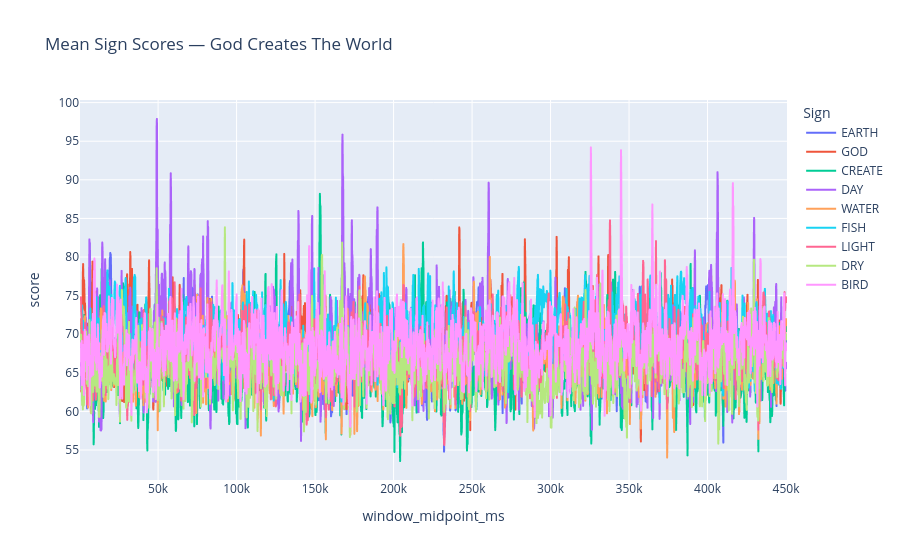
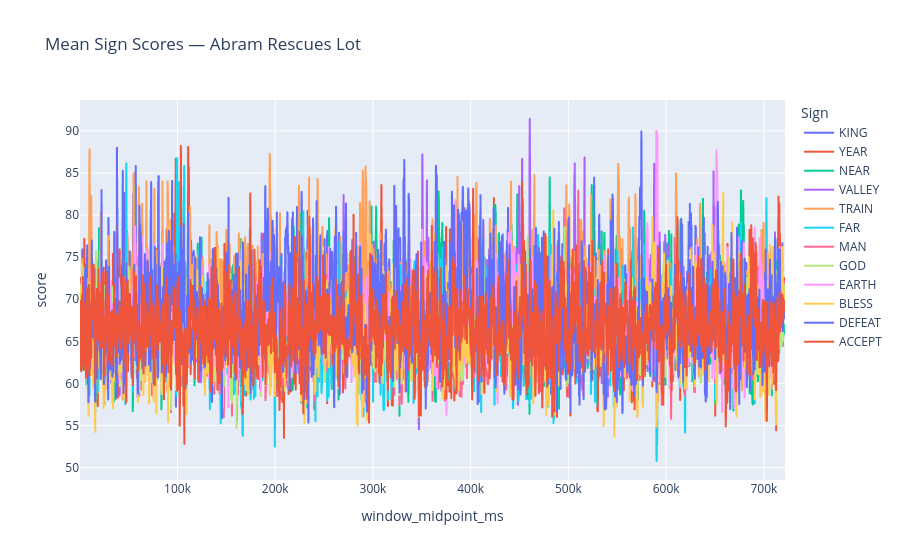
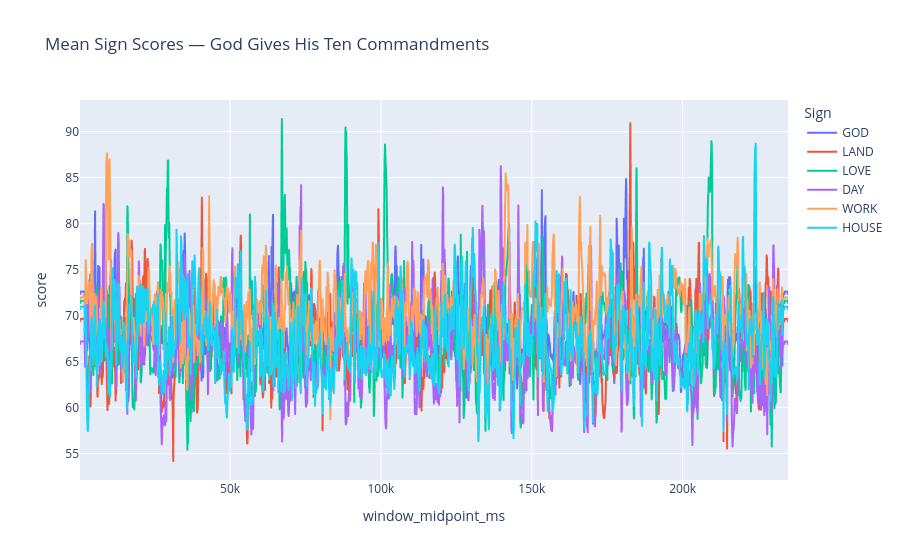
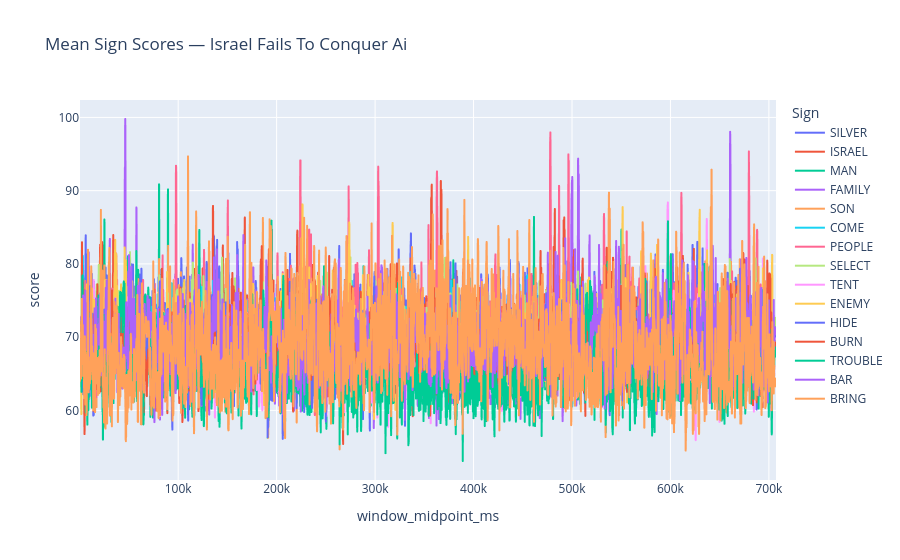

These figures' notebook cell, in order:
### Markdown cell above
#### Plot peaks

### Code cell
import plotly.express as px

# group by cbt_number + cbt_video_type
for (cbt_number, cbt_video_type), group_df in results_df.groupby(["cbt_number", "cbt_video_type"]):
    assert len(group_df['title'].unique()) ==1
    video_title = group_df['title'].unique()[0]
    fig = px.line(
        group_df,
        x="window_midpoint_ms",
        y="score",
        color="Sign",
        title=f"Mean Sign Scores — {video_title}",
    )
    fig.show()

### Figure 1 — Plotly figure (JSON) as saved in the notebook; plotly's stock layout.template omitted (floating-point values rounded to 4 significant figures; data arrays with more than 128 entries replaced by an {"elided": "..."} marker saying what was removed)
{"data": [{"hovertemplate": "Sign=EARTH<br>window_midpoint_ms=%{x}<br>score=%{y}<extra></extra>", "legendgroup": "EARTH", "line": {"color": "#636efa", "dash": "solid"}, "marker": {"symbol": "circle"}, "mode": "lines", "name": "EARTH", "showlegend": true, "type": "scattergl", "x": {"elided": "4505 int values"}, "xaxis": "x", "y": {"elided": "4505 float values"}, "yaxis": "y"}, {"hovertemplate": "Sign=GOD<br>window_midpoint_ms=%{x}<br>score=%{y}<extra></extra>", "legendgroup": "GOD", "line": {"color": "#EF553B", "dash": "solid"}, "marker": {"symbol": "circle"}, "mode": "lines", "name": "GOD", "showlegend": true, "type": "scattergl", "x": {"elided": "4505 int values"}, "xaxis": "x", "y": {"elided": "4505 float values"}, "yaxis": "y"}, {"hovertemplate": "Sign=CREATE<br>window_midpoint_ms=%{x}<br>score=%{y}<extra></extra>", "legendgroup": "CREATE", "line": {"color": "#00cc96", "dash": "solid"}, "marker": {"symbol": "circle"}, "mode": "lines", "name": "CREATE", "showlegend": true, "type": "scattergl", "x": {"elided": "4505 int values"}, "xaxis": "x", "y": {"elided": "4505 float values"}, "yaxis": "y"}, {"hovertemplate": "Sign=DAY<br>window_midpoint_ms=%{x}<br>score=%{y}<extra></extra>", "legendgroup": "DAY", "line": {"color": "#ab63fa", "dash": "solid"}, "marker": {"symbol": "circle"}, "mode": "lines", "name": "DAY", "showlegend": true, "type": "scattergl", "x": {"elided": "4505 int values"}, "xaxis": "x", "y": {"elided": "4505 float values"}, "yaxis": "y"}, {"hovertemplate": "Sign=WATER<br>window_midpoint_ms=%{x}<br>score=%{y}<extra></extra>", "legendgroup": "WATER", "line": {"color": "#FFA15A", "dash": "solid"}, "marker": {"symbol": "circle"}, "mode": "lines", "name": "WATER", "showlegend": true, "type": "scattergl", "x": {"elided": "4505 int values"}, "xaxis": "x", "y": {"elided": "4505 float values"}, "yaxis": "y"}, {"hovertemplate": "Sign=FISH<br>window_midpoint_ms=%{x}<br>score=%{y}<extra></extra>", "legendgroup": "FISH", "line": {"color": "#19d3f3", "dash": "solid"}, "marker": {"symbol": "circle"}, "mode": "lines", "name": "FISH", "showlegend": true, "type": "scattergl", "x": {"elided": "4505 int values"}, "xaxis": "x", "y": {"elided": "4505 float values"}, "yaxis": "y"}, {"hovertemplate": "Sign=LIGHT<br>window_midpoint_ms=%{x}<br>score=%{y}<extra></extra>", "legendgroup": "LIGHT", "line": {"color": "#FF6692", "dash": "solid"}, "marker": {"symbol": "circle"}, "mode": "lines", "name": "LIGHT", "showlegend": true, "type": "scattergl", "x": {"elided": "4505 int values"}, "xaxis": "x", "y": {"elided": "4505 float values"}, "yaxis": "y"}, {"hovertemplate": "Sign=DRY<br>window_midpoint_ms=%{x}<br>score=%{y}<extra></extra>", "legendgroup": "DRY", "line": {"color": "#B6E880", "dash": "solid"}, "marker": {"symbol": "circle"}, "mode": "lines", "name": "DRY", "showlegend": true, "type": "scattergl", "x": {"elided": "4505 int values"}, "xaxis": "x", "y": {"elided": "4505 float values"}, "yaxis": "y"}, {"hovertemplate": "Sign=BIRD<br>window_midpoint_ms=%{x}<br>score=%{y}<extra></extra>", "legendgroup": "BIRD", "line": {"color": "#FF97FF", "dash": "solid"}, "marker": {"symbol": "circle"}, "mode": "lines", "name": "BIRD", "showlegend": true, "type": "scattergl", "x": {"elided": "4505 int values"}, "xaxis": "x", "y": {"elided": "4505 float values"}, "yaxis": "y"}], "layout": {"legend": {"title": {"text": "Sign"}, "tracegroupgap": 0}, "title": {"text": "Mean Sign Scores — God Creates The World"}, "xaxis": {"anchor": "y", "domain": [0, 1], "title": {"text": "window_midpoint_ms"}}, "yaxis": {"anchor": "x", "domain": [0, 1], "title": {"text": "score"}}}}

### Figure 2 — Plotly figure (JSON) as saved in the notebook; plotly's stock layout.template omitted (floating-point values rounded to 4 significant figures; data arrays with more than 128 entries replaced by an {"elided": "..."} marker saying what was removed)
{"data": [{"hovertemplate": "Sign=KING<br>window_midpoint_ms=%{x}<br>score=%{y}<extra></extra>", "legendgroup": "KING", "line": {"color": "#636efa", "dash": "solid"}, "marker": {"symbol": "circle"}, "mode": "lines", "name": "KING", "showlegend": true, "type": "scattergl", "x": {"elided": "7215 int values"}, "xaxis": "x", "y": {"elided": "7215 float values"}, "yaxis": "y"}, {"hovertemplate": "Sign=YEAR<br>window_midpoint_ms=%{x}<br>score=%{y}<extra></extra>", "legendgroup": "YEAR", "line": {"color": "#EF553B", "dash": "solid"}, "marker": {"symbol": "circle"}, "mode": "lines", "name": "YEAR", "showlegend": true, "type": "scattergl", "x": {"elided": "7215 int values"}, "xaxis": "x", "y": {"elided": "7215 float values"}, "yaxis": "y"}, {"hovertemplate": "Sign=NEAR<br>window_midpoint_ms=%{x}<br>score=%{y}<extra></extra>", "legendgroup": "NEAR", "line": {"color": "#00cc96", "dash": "solid"}, "marker": {"symbol": "circle"}, "mode": "lines", "name": "NEAR", "showlegend": true, "type": "scattergl", "x": {"elided": "7215 int values"}, "xaxis": "x", "y": {"elided": "7215 float values"}, "yaxis": "y"}, {"hovertemplate": "Sign=VALLEY<br>window_midpoint_ms=%{x}<br>score=%{y}<extra></extra>", "legendgroup": "VALLEY", "line": {"color": "#ab63fa", "dash": "solid"}, "marker": {"symbol": "circle"}, "mode": "lines", "name": "VALLEY", "showlegend": true, "type": "scattergl", "x": {"elided": "7215 int values"}, "xaxis": "x", "y": {"elided": "7215 float values"}, "yaxis": "y"}, {"hovertemplate": "Sign=TRAIN<br>window_midpoint_ms=%{x}<br>score=%{y}<extra></extra>", "legendgroup": "TRAIN", "line": {"color": "#FFA15A", "dash": "solid"}, "marker": {"symbol": "circle"}, "mode": "lines", "name": "TRAIN", "showlegend": true, "type": "scattergl", "x": {"elided": "7215 int values"}, "xaxis": "x", "y": {"elided": "7215 float values"}, "yaxis": "y"}, {"hovertemplate": "Sign=FAR<br>window_midpoint_ms=%{x}<br>score=%{y}<extra></extra>", "legendgroup": "FAR", "line": {"color": "#19d3f3", "dash": "solid"}, "marker": {"symbol": "circle"}, "mode": "lines", "name": "FAR", "showlegend": true, "type": "scattergl", "x": {"elided": "7215 int values"}, "xaxis": "x", "y": {"elided": "7215 float values"}, "yaxis": "y"}, {"hovertemplate": "Sign=MAN<br>window_midpoint_ms=%{x}<br>score=%{y}<extra></extra>", "legendgroup": "MAN", "line": {"color": "#FF6692", "dash": "solid"}, "marker": {"symbol": "circle"}, "mode": "lines", "name": "MAN", "showlegend": true, "type": "scattergl", "x": {"elided": "7215 int values"}, "xaxis": "x", "y": {"elided": "7215 float values"}, "yaxis": "y"}, {"hovertemplate": "Sign=GOD<br>window_midpoint_ms=%{x}<br>score=%{y}<extra></extra>", "legendgroup": "GOD", "line": {"color": "#B6E880", "dash": "solid"}, "marker": {"symbol": "circle"}, "mode": "lines", "name": "GOD", "showlegend": true, "type": "scattergl", "x": {"elided": "7215 int values"}, "xaxis": "x", "y": {"elided": "7215 float values"}, "yaxis": "y"}, {"hovertemplate": "Sign=EARTH<br>window_midpoint_ms=%{x}<br>score=%{y}<extra></extra>", "legendgroup": "EARTH", "line": {"color": "#FF97FF", "dash": "solid"}, "marker": {"symbol": "circle"}, "mode": "lines", "name": "EARTH", "showlegend": true, "type": "scattergl", "x": {"elided": "7215 int values"}, "xaxis": "x", "y": {"elided": "7215 float values"}, "yaxis": "y"}, {"hovertemplate": "Sign=BLESS<br>window_midpoint_ms=%{x}<br>score=%{y}<extra></extra>", "legendgroup": "BLESS", "line": {"color": "#FECB52", "dash": "solid"}, "marker": {"symbol": "circle"}, "mode": "lines", "name": "BLESS", "showlegend": true, "type": "scattergl", "x": {"elided": "7215 int values"}, "xaxis": "x", "y": {"elided": "7215 float values"}, "yaxis": "y"}, {"hovertemplate": "Sign=DEFEAT<br>window_midpoint_ms=%{x}<br>score=%{y}<extra></extra>", "legendgroup": "DEFEAT", "line": {"color": "#636efa", "dash": "solid"}, "marker": {"symbol": "circle"}, "mode": "lines", "name": "DEFEAT", "showlegend": true, "type": "scattergl", "x": {"elided": "7215 int values"}, "xaxis": "x", "y": {"elided": "7215 float values"}, "yaxis": "y"}, {"hovertemplate": "Sign=ACCEPT<br>window_midpoint_ms=%{x}<br>score=%{y}<extra></extra>", "legendgroup": "ACCEPT", "line": {"color": "#EF553B", "dash": "solid"}, "marker": {"symbol": "circle"}, "mode": "lines", "name": "ACCEPT", "showlegend": true, "type": "scattergl", "x": {"elided": "7215 int values"}, "xaxis": "x", "y": {"elided": "7215 float values"}, "yaxis": "y"}], "layout": {"legend": {"title": {"text": "Sign"}, "tracegroupgap": 0}, "title": {"text": "Mean Sign Scores — Abram Rescues Lot"}, "xaxis": {"anchor": "y", "domain": [0, 1], "title": {"text": "window_midpoint_ms"}}, "yaxis": {"anchor": "x", "domain": [0, 1], "title": {"text": "score"}}}}

### Figure 3 — Plotly figure (JSON) as saved in the notebook; plotly's stock layout.template omitted (floating-point values rounded to 4 significant figures; data arrays with more than 128 entries replaced by an {"elided": "..."} marker saying what was removed)
{"data": [{"hovertemplate": "Sign=GOD<br>window_midpoint_ms=%{x}<br>score=%{y}<extra></extra>", "legendgroup": "GOD", "line": {"color": "#636efa", "dash": "solid"}, "marker": {"symbol": "circle"}, "mode": "lines", "name": "GOD", "showlegend": true, "type": "scattergl", "x": {"elided": "2348 int values"}, "xaxis": "x", "y": {"elided": "2348 float values"}, "yaxis": "y"}, {"hovertemplate": "Sign=LAND<br>window_midpoint_ms=%{x}<br>score=%{y}<extra></extra>", "legendgroup": "LAND", "line": {"color": "#EF553B", "dash": "solid"}, "marker": {"symbol": "circle"}, "mode": "lines", "name": "LAND", "showlegend": true, "type": "scattergl", "x": {"elided": "2348 int values"}, "xaxis": "x", "y": {"elided": "2348 float values"}, "yaxis": "y"}, {"hovertemplate": "Sign=LOVE<br>window_midpoint_ms=%{x}<br>score=%{y}<extra></extra>", "legendgroup": "LOVE", "line": {"color": "#00cc96", "dash": "solid"}, "marker": {"symbol": "circle"}, "mode": "lines", "name": "LOVE", "showlegend": true, "type": "scattergl", "x": {"elided": "2348 int values"}, "xaxis": "x", "y": {"elided": "2348 float values"}, "yaxis": "y"}, {"hovertemplate": "Sign=DAY<br>window_midpoint_ms=%{x}<br>score=%{y}<extra></extra>", "legendgroup": "DAY", "line": {"color": "#ab63fa", "dash": "solid"}, "marker": {"symbol": "circle"}, "mode": "lines", "name": "DAY", "showlegend": true, "type": "scattergl", "x": {"elided": "2348 int values"}, "xaxis": "x", "y": {"elided": "2348 float values"}, "yaxis": "y"}, {"hovertemplate": "Sign=WORK<br>window_midpoint_ms=%{x}<br>score=%{y}<extra></extra>", "legendgroup": "WORK", "line": {"color": "#FFA15A", "dash": "solid"}, "marker": {"symbol": "circle"}, "mode": "lines", "name": "WORK", "showlegend": true, "type": "scattergl", "x": {"elided": "2348 int values"}, "xaxis": "x", "y": {"elided": "2348 float values"}, "yaxis": "y"}, {"hovertemplate": "Sign=HOUSE<br>window_midpoint_ms=%{x}<br>score=%{y}<extra></extra>", "legendgroup": "HOUSE", "line": {"color": "#19d3f3", "dash": "solid"}, "marker": {"symbol": "circle"}, "mode": "lines", "name": "HOUSE", "showlegend": true, "type": "scattergl", "x": {"elided": "2348 int values"}, "xaxis": "x", "y": {"elided": "2348 float values"}, "yaxis": "y"}], "layout": {"legend": {"title": {"text": "Sign"}, "tracegroupgap": 0}, "title": {"text": "Mean Sign Scores — God Gives His Ten Commandments"}, "xaxis": {"anchor": "y", "domain": [0, 1], "title": {"text": "window_midpoint_ms"}}, "yaxis": {"anchor": "x", "domain": [0, 1], "title": {"text": "score"}}}}

### Figure 4 — Plotly figure (JSON) as saved in the notebook; plotly's stock layout.template omitted (floating-point values rounded to 4 significant figures; data arrays with more than 128 entries replaced by an {"elided": "..."} marker saying what was removed)
{"data": [{"hovertemplate": "Sign=SILVER<br>window_midpoint_ms=%{x}<br>score=%{y}<extra></extra>", "legendgroup": "SILVER", "line": {"color": "#636efa", "dash": "solid"}, "marker": {"symbol": "circle"}, "mode": "lines", "name": "SILVER", "showlegend": true, "type": "scattergl", "x": {"elided": "7071 int values"}, "xaxis": "x", "y": {"elided": "7071 float values"}, "yaxis": "y"}, {"hovertemplate": "Sign=ISRAEL<br>window_midpoint_ms=%{x}<br>score=%{y}<extra></extra>", "legendgroup": "ISRAEL", "line": {"color": "#EF553B", "dash": "solid"}, "marker": {"symbol": "circle"}, "mode": "lines", "name": "ISRAEL", "showlegend": true, "type": "scattergl", "x": {"elided": "7071 int values"}, "xaxis": "x", "y": {"elided": "7071 float values"}, "yaxis": "y"}, {"hovertemplate": "Sign=MAN<br>window_midpoint_ms=%{x}<br>score=%{y}<extra></extra>", "legendgroup": "MAN", "line": {"color": "#00cc96", "dash": "solid"}, "marker": {"symbol": "circle"}, "mode": "lines", "name": "MAN", "showlegend": true, "type": "scattergl", "x": {"elided": "7071 int values"}, "xaxis": "x", "y": {"elided": "7071 float values"}, "yaxis": "y"}, {"hovertemplate": "Sign=FAMILY<br>window_midpoint_ms=%{x}<br>score=%{y}<extra></extra>", "legendgroup": "FAMILY", "line": {"color": "#ab63fa", "dash": "solid"}, "marker": {"symbol": "circle"}, "mode": "lines", "name": "FAMILY", "showlegend": true, "type": "scattergl", "x": {"elided": "7071 int values"}, "xaxis": "x", "y": {"elided": "7071 float values"}, "yaxis": "y"}, {"hovertemplate": "Sign=SON<br>window_midpoint_ms=%{x}<br>score=%{y}<extra></extra>", "legendgroup": "SON", "line": {"color": "#FFA15A", "dash": "solid"}, "marker": {"symbol": "circle"}, "mode": "lines", "name": "SON", "showlegend": true, "type": "scattergl", "x": {"elided": "7071 int values"}, "xaxis": "x", "y": {"elided": "7071 float values"}, "yaxis": "y"}, {"hovertemplate": "Sign=COME<br>window_midpoint_ms=%{x}<br>score=%{y}<extra></extra>", "legendgroup": "COME", "line": {"color": "#19d3f3", "dash": "solid"}, "marker": {"symbol": "circle"}, "mode": "lines", "name": "COME", "showlegend": true, "type": "scattergl", "x": {"elided": "7071 int values"}, "xaxis": "x", "y": {"elided": "7071 float values"}, "yaxis": "y"}, {"hovertemplate": "Sign=PEOPLE<br>window_midpoint_ms=%{x}<br>score=%{y}<extra></extra>", "legendgroup": "PEOPLE", "line": {"color": "#FF6692", "dash": "solid"}, "marker": {"symbol": "circle"}, "mode": "lines", "name": "PEOPLE", "showlegend": true, "type": "scattergl", "x": {"elided": "7071 int values"}, "xaxis": "x", "y": {"elided": "7071 float values"}, "yaxis": "y"}, {"hovertemplate": "Sign=SELECT<br>window_midpoint_ms=%{x}<br>score=%{y}<extra></extra>", "legendgroup": "SELECT", "line": {"color": "#B6E880", "dash": "solid"}, "marker": {"symbol": "circle"}, "mode": "lines", "name": "SELECT", "showlegend": true, "type": "scattergl", "x": {"elided": "7071 int values"}, "xaxis": "x", "y": {"elided": "7071 float values"}, "yaxis": "y"}, {"hovertemplate": "Sign=TENT<br>window_midpoint_ms=%{x}<br>score=%{y}<extra></extra>", "legendgroup": "TENT", "line": {"color": "#FF97FF", "dash": "solid"}, "marker": {"symbol": "circle"}, "mode": "lines", "name": "TENT", "showlegend": true, "type": "scattergl", "x": {"elided": "7071 int values"}, "xaxis": "x", "y": {"elided": "7071 float values"}, "yaxis": "y"}, {"hovertemplate": "Sign=ENEMY<br>window_midpoint_ms=%{x}<br>score=%{y}<extra></extra>", "legendgroup": "ENEMY", "line": {"color": "#FECB52", "dash": "solid"}, "marker": {"symbol": "circle"}, "mode": "lines", "name": "ENEMY", "showlegend": true, "type": "scattergl", "x": {"elided": "7071 int values"}, "xaxis": "x", "y": {"elided": "7071 float values"}, "yaxis": "y"}, {"hovertemplate": "Sign=HIDE<br>window_midpoint_ms=%{x}<br>score=%{y}<extra></extra>", "legendgroup": "HIDE", "line": {"color": "#636efa", "dash": "solid"}, "marker": {"symbol": "circle"}, "mode": "lines", "name": "HIDE", "showlegend": true, "type": "scattergl", "x": {"elided": "7071 int values"}, "xaxis": "x", "y": {"elided": "7071 float values"}, "yaxis": "y"}, {"hovertemplate": "Sign=BURN<br>window_midpoint_ms=%{x}<br>score=%{y}<extra></extra>", "legendgroup": "BURN", "line": {"color": "#EF553B", "dash": "solid"}, "marker": {"symbol": "circle"}, "mode": "lines", "name": "BURN", "showlegend": true, "type": "scattergl", "x": {"elided": "7071 int values"}, "xaxis": "x", "y": {"elided": "7071 float values"}, "yaxis": "y"}, {"hovertemplate": "Sign=TROUBLE<br>window_midpoint_ms=%{x}<br>score=%{y}<extra></extra>", "legendgroup": "TROUBLE", "line": {"color": "#00cc96", "dash": "solid"}, "marker": {"symbol": "circle"}, "mode": "lines", "name": "TROUBLE", "showlegend": true, "type": "scattergl", "x": {"elided": "7071 int values"}, "xaxis": "x", "y": {"elided": "7071 float values"}, "yaxis": "y"}, {"hovertemplate": "Sign=BAR<br>window_midpoint_ms=%{x}<br>score=%{y}<extra></extra>", "legendgroup": "BAR", "line": {"color": "#ab63fa", "dash": "solid"}, "marker": {"symbol": "circle"}, "mode": "lines", "name": "BAR", "showlegend": true, "type": "scattergl", "x": {"elided": "7071 int values"}, "xaxis": "x", "y": {"elided": "7071 float values"}, "yaxis": "y"}, {"hovertemplate": "Sign=BRING<br>window_midpoint_ms=%{x}<br>score=%{y}<extra></extra>", "legendgroup": "BRING", "line": {"color": "#FFA15A", "dash": "solid"}, "marker": {"symbol": "circle"}, "mode": "lines", "name": "BRING", "showlegend": true, "type": "scattergl", "x": {"elided": "7071 int values"}, "xaxis": "x", "y": {"elided": "7071 float values"}, "yaxis": "y"}], "layout": {"legend": {"title": {"text": "Sign"}, "tracegroupgap": 0}, "title": {"text": "Mean Sign Scores — Israel Fails To Conquer Ai"}, "xaxis": {"anchor": "y", "domain": [0, 1], "title": {"text": "window_midpoint_ms"}}, "yaxis": {"anchor": "x", "domain": [0, 1], "title": {"text": "score"}}}}
